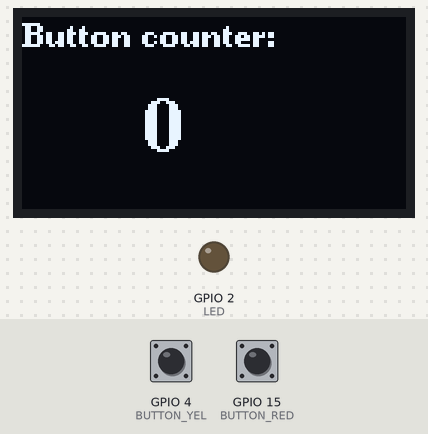
Bench run of a program on a simulated ESP32. On the bench: 128×64 one-colour display, output pins drawn as LEDs (lit = HIGH). The test bench sets the inputs (shaded band); at power-on: GPIO 4 (BUTTON_YEL) HIGH, GPIO 15 (BUTTON_RED) HIGH. EEPROM starts erased; what the program prints to the serial monitor is not drawn.

Above: at 4.3 s.
4.4 s: GPIO 4 (BUTTON_YEL) pulled LOW for 0.15 s
At 5.4 s:
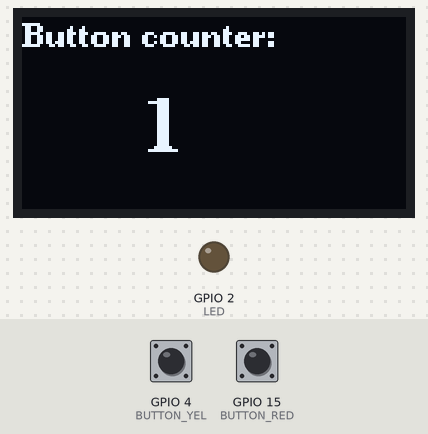
6.0 s: GPIO 4 (BUTTON_YEL) pulled LOW for 1 s
At 6.8 s:
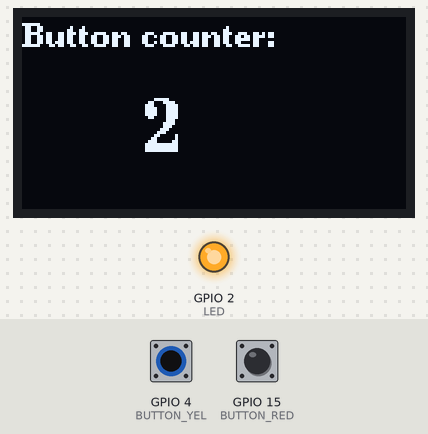
8.5 s: GPIO 15 (BUTTON_RED) pulled LOW for 3.2 s
At 8.9 s:
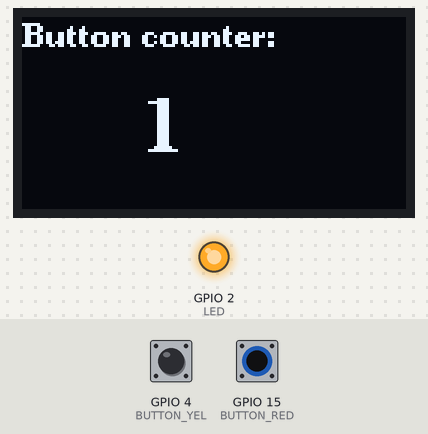
13.2 s: GPIO 15 (BUTTON_RED) pulled LOW for 0.15 s
At 13.29 s:
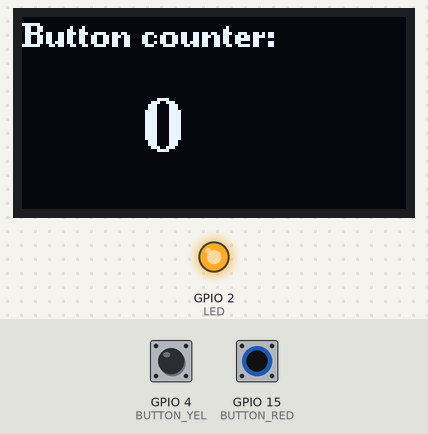
14.8 s: GPIO 4 (BUTTON_YEL) pulled LOW for 3.2 s
At 16.2 s:
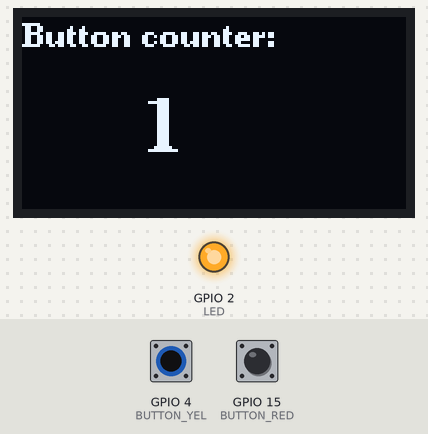
19.5 s: GPIO 4 (BUTTON_YEL) driven LOW and GPIO 15 (BUTTON_RED) driven LOW
At 20.2 s:
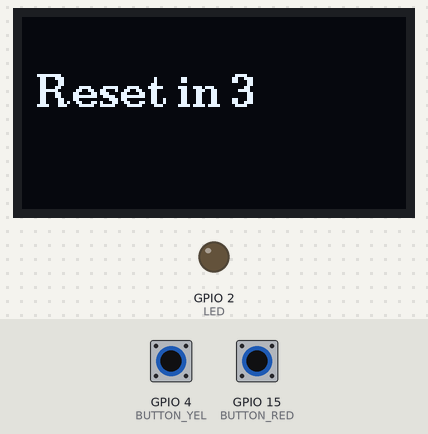
Timing chart, 0 to 22.5 s (numbered marks = the images above; inputs shaded):
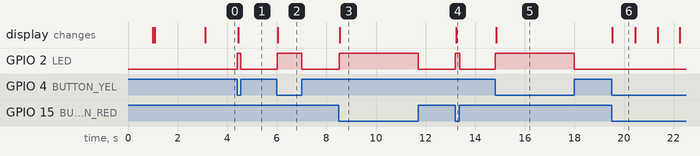

The program:

main.cpp
```cpp
#include <Arduino.h>

#include "display.h"
#include "common.h"

#define LED 2

#define BUTTON_YEL 4
#define BUTTON_RED 15

#define GLOBAL_DELAY 20

#define RESET_COUNTER_VALUE 60

int counter = 0;
int resetCounter = 0;
const char* resetMessage = "Reset in";

bool lastYelButtonState = HIGH;
bool lastRedButtonState = HIGH;


void setup() {
    // Init Serial.
    Serial.begin(115200);
    while (!Serial) { ; }
    delay(1000);

    initStorage();

    pinMode(LED, OUTPUT);

    pinMode(BUTTON_YEL, INPUT_PULLUP);
    pinMode(BUTTON_RED, INPUT_PULLUP);

    Serial.println("Starting...");

    // Init the display.
    displayInit();
    displayShowBootScreen();
    delay(2000);

    counter = getCounter();

    // Show initial counter screen.
    showCounter(counter);
}

void loop() {
    bool currentYelButtonState = digitalRead(BUTTON_YEL);
    bool currentRedButtonState = digitalRead(BUTTON_RED);

    // Increase counter.
    if (currentRedButtonState == HIGH) {
        if (lastYelButtonState == HIGH && currentYelButtonState == LOW) {
            if (updateCounter(counter, UpdateCounterMode::AVERS)) {
                digitalWrite(LED, HIGH);
                showCounter(counter);
            }
        }
        else if (lastYelButtonState == LOW && currentYelButtonState == HIGH) {
            digitalWrite(LED, LOW);
        }
    }

    // Decrease counter.
    if (currentYelButtonState == HIGH) {
        if (lastRedButtonState == HIGH && currentRedButtonState == LOW) {
            if (updateCounter(counter, UpdateCounterMode::REVERSE)) {
                digitalWrite(LED, HIGH);
                showCounter(counter);
            }
        }
        else if (lastRedButtonState == LOW && currentRedButtonState == HIGH) {
            digitalWrite(LED, LOW);
        }
    }

    // Reset counter.
    if (currentYelButtonState == LOW && currentRedButtonState == LOW && counter != 0) {
        displayClear();
        displayShowText(resetMessage, 5, 30);

        int resetCounterNumber = 3 - ceil(resetCounter / 20);
        char resetCounterNumberValue[2];
        sprintf(resetCounterNumberValue, "%d", resetCounterNumber);
        displayShowText(resetCounterNumberValue, 70, 30);

        displayShowText(resetCounterNumberValue, 70, 30);
        displayUpdate();
        resetCounter++;
    }
    else if (resetCounter > 0) {
        resetCounter = 0;
        showCounter(counter);
    }

    if (resetCounter == RESET_COUNTER_VALUE) {
        if (updateCounter(counter, UpdateCounterMode::RESET)) {
            resetCounter = 0;
            showCounter(counter);
        }
    }

    lastYelButtonState = currentYelButtonState;
    lastRedButtonState = currentRedButtonState;

    delay(GLOBAL_DELAY);
}
```

common.h
```cpp
#ifndef COMMON_H
#define COMMON_H

#include <Arduino.h>
#include <Preferences.h>

void showCounter(int counter);

void showError(const char* message);

enum class UpdateCounterMode {
    AVERS,
    REVERSE,
    RESET
};
bool updateCounter(int &counter, UpdateCounterMode direction);

void initStorage();

int getCounter();

#endif
```

display.h
```cpp
#ifndef DISPLAY_H
#define DISPLAY_H

#include <U8g2lib.h>

// Define display object as extern
extern U8G2_SSD1306_128X64_NONAME_F_HW_I2C u8g2;

// Functions define.
void displayInit();
void displayClear();
void displayShowText(const char* text, int x, int y);
void displayShowNumber(int number, int x, int y);
void displayShowBootScreen();
void displayShowCounter(int count);
void displayUpdate();

#endif
```

common.cpp
```cpp
#include "common.h"
#include "display.h"
#include <Preferences.h>

Preferences preferences;

void showCounter(int counter) {
    displayShowCounter(counter);
    Serial.print("Counter: ");
    Serial.println(counter);
}

void showError(const char* message) {
    Serial.println(message);
    displayShowText(message, 5, 30);
}

bool updateCounter(int &counter, UpdateCounterMode mode) {
    if (mode == UpdateCounterMode::AVERS) {
        counter++;
    }
    else if (mode == UpdateCounterMode::REVERSE) {
        counter--;
    }
    else if (mode == UpdateCounterMode::RESET) {
        counter = 0;
    }
    else {
        showError("Undefined mode");
        return false;
    }
    preferences.putInt("counter_val", counter);
    return true;
}

void initStorage() {
    preferences.begin("counter-app", false);
}

int getCounter() {
    return preferences.getInt("counter_val", 0);
}
```

display.cpp
```cpp
#include "display.h"

// Create display object.
U8G2_SSD1306_128X64_NONAME_F_HW_I2C u8g2(U8G2_R0, U8X8_PIN_NONE);

void displayInit() {
    u8g2.begin();
    u8g2.clearBuffer();
    u8g2.sendBuffer();
}

void displayClear() {
    u8g2.clearBuffer();
}

void displayShowText(const char* text, int x, int y) {
    u8g2.setFont(u8g2_font_ncenB10_tr);
    u8g2.drawStr(x, y, text);
}

void displayShowNumber(int number, int x, int y) {
    u8g2.setFont(u8g2_font_ncenB14_tr);
    u8g2.setCursor(x, y);
    u8g2.print(number);
}

void displayShowBootScreen() {
    displayClear();

    // Inverse title.
    u8g2.drawBox(0, 0, 128, 20);
    u8g2.setDrawColor(0);
    u8g2.setFont(u8g2_font_ncenB10_tr);
    u8g2.drawStr(18, 14, "ESP32 BOOT");
    u8g2.setDrawColor(1);

    // Loading text.
    u8g2.setFont(u8g2_font_ncenB08_tr);
    u8g2.drawStr(28, 44, "Loading...");

    displayUpdate();
}

void displayShowCounter(int count) {
    displayClear();

    // Title in yellow zone
    u8g2.setFont(u8g2_font_ncenB08_tr);
    u8g2.drawStr(0, 10, "Button counter:");

    // Number in blue zone
    u8g2.setFont(u8g2_font_ncenB18_tr);
    u8g2.setCursor(40, 45);
    u8g2.print(count);

    displayUpdate();
}

void displayUpdate() {
    u8g2.sendBuffer();
}
```

Measured:
- after the input at 4.4 s, GPIO 2 (LED): LOW → HIGH at once, → LOW 0.15 s later; the display: changes at once (image 1)
- after the input at 6.0 s, GPIO 2 (LED): LOW → HIGH at once, → LOW 0.99 s later; the display: changes at once (image 2)
- after the input at 8.5 s, GPIO 2 (LED): LOW → HIGH at once, → LOW 3.2 s later; the display: changes at once (image 3)
- after the input at 13.2 s, GPIO 2 (LED): LOW → HIGH at once, → LOW 0.17 s later; the display: changes at once (image 4)
- after the input at 14.8 s, GPIO 2 (LED): LOW → HIGH at once, → LOW 3.2 s later; the display: changes at once (image 5)
- after the input at 19.5 s, the display: changes at once (image 6)
- what the display in image 6 shows lasts 0.9 s, from 19.5 s to 20.4 s
